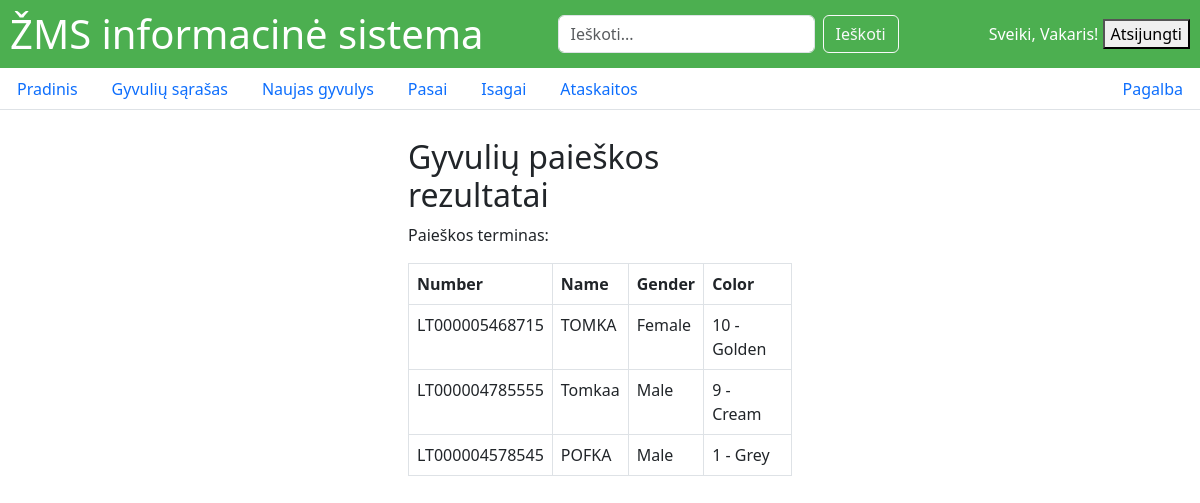
Page /animal_search/ (signed in) on the committed database.
### main/models.py (models this page shows, shortened)
class Animal(models.Model):
    number = models.CharField(max_length=14,null=True, blank=True,unique=True)
    gender = models.CharField(max_length=10,null=True, blank=True, choices=[('male', 'Male'), ('female', 'Female')])
    color = models.CharField(max_length=50,choices=COLOR_CHOICES, blank=True, null=True)
    name = models.CharField(max_length=50, blank=True, null=True)
    weight = models.DecimalField(max_digits=6, decimal_places=2, blank=True, null=True)
    birth_date = models.DateField(blank=True, null=True)
    mother = models.ForeignKey(
        'self',
        on_delete=models.SET_NULL,
        null=True,
        blank=True,
        related_name='offspring'
    )
    has_isagai = models.BooleanField(default=False)
    has_passport = models.BooleanField(default=False)
    owner = models.ForeignKey(
        settings.AUTH_USER_MODEL,
        on_delete=models.CASCADE,
        related_name='animals',
        null=True, blank=True
    )

### main/views.py (the view)
# urls.py: path('animal_search/', views.animal_search, name='animal_search'),
@login_required
def animal_search(request):
    query = request.GET.get('q', '').strip()
    animals = Animal.objects.filter(owner=request.user)
    if query:
        animals = animals.filter(
            Q(number__icontains=query) |
            Q(name__icontains=query)
        )
    return render(request, 'main/animal_search.html', {'animals': animals, 'query': query})

### templates/main/animal_search.html
{% extends 'main/base.html' %}
{% block content %}
<div class="mx-auto p-2" style="width: 400px;">
  <h2>Gyvulių paieškos rezultatai</h2>
  <p>Paieškos terminas: <strong>{{ query }}</strong></p>
  {% if animals %}
    <table class="table table-bordered">
      <thead>
        <tr>
          <th>Number</th>
          <th>Name</th>
          <th>Gender</th>
          <th>Color</th>
        </tr>
      </thead>
      <tbody>
      {% for animal in animals %}
        <tr>
          <td>{{ animal.number }}</td>
          <td>{{ animal.name }}</td>
          <td>{{ animal.get_gender_display }}</td>
          <td>{{ animal.get_color_display }}</td>
        </tr>
      {% endfor %}
      </tbody>
    </table>
  {% else %}
    <p>Nerasta gyvulių pagal paieškos kriterijų.</p>
  {% endif %}
</div>
{% endblock %}

### templates/main/base.html (shortened to what this page needs)
<!DOCTYPE html>
{% load static %}
<html lang="en">
<head>
  <link rel="stylesheet" href="{% static 'css/style.css' %}">
  <link href="https://cdn.jsdelivr.net/npm/bootstrap@5.3.0/dist/css/bootstrap.min.css" rel="stylesheet">
</head>
<body>
  <header class="top-bar">
    <div class="logo">
      <h1 style="margin:0;">ŽMS informacinė sistema</h1>
    </div>
    <form class="d-flex me-3" method="get" action="{% url 'animal_search' %}">
      <input class="form-control me-2" type="search" name="q"
             placeholder="Ieškoti..." aria-label="Search">
      <button class="btn btn-outline-light" type="submit">Ieškoti</button>
    </form>
    <div class="user-info">
      {% if user.is_authenticated %}
        <span>Sveiki, {{ user.username }}!</span>
        <form method="post" action="{% url 'logout' %}" style="display:inline;">
          <button type="submit">Atsijungti</button>
        </form>
      {% else %}
        <a href="{% url 'login' %}">Prisijungti</a> |
        <a href="{% url 'register' %}">Registruotis</a>
      {% endif %}
    </div>
  </header>
  <div class="page-container">
    <ul class="nav nav-tabs">
      <li class="nav-item">
  <a class="nav-link {% if request.resolver_match.url_name == 'index' %}active{% endif %}"
     href="{% url 'index' %}">
    Pradinis
  </a>
</li>
<li class="nav-item">
  <a class="nav-link {% if request.resolver_match.url_name == 'animal_list' %}active{% endif %}"
     href="{% url 'animal_list' %}">
    Gyvulių sąrašas
  </a>
</li>
<li class="nav-item">
  <a class="nav-link {% if request.resolver_match.url_name == 'new_animal' %}active{% endif %}"
     href="{% url 'new_animal' %}">
    Naujas gyvulys
  </a>
</li>
<li class="nav-item">
  <a class="nav-link {% if request.resolver_match.url_name == 'passport' %}active{% endif %}"
     href="{% url 'passport' %}">
    Pasai
  </a>
</li>
<li class="nav-item">
  <a class="nav-link {% if request.resolver_match.url_name == 'isagai' %}active{% endif %}"
     href="{% url 'isagai' %}">
    Isagai
  </a>
</li>
<li class="nav-item">
  <a class="nav-link {% if request.resolver_match.url_name == 'ataskaitos' %}active{% endif %}"
     href="{% url 'ataskaitos' %}">
    Ataskaitos
  </a>
</li>
        <li class="nav-item ms-auto">
  <a class="nav-link {% if request.resolver_match.url_name == 'help' %}active{% endif %}"
     href="{% url 'help' %}">
     Pagalba
  </a>
</li>
    </ul>
    <main class="content-container">
      {% block content %}
      {% endblock %}
    </main>
  </div>
</body>
</html>

### static/css/style.css (style rules this page uses)
.top-bar { display: flex; align-items: center; justify-content: space-between; background-color: #4CAF50; color: white; padding: 10px; box-sizing: border-box; }
.page-container { display: flex; flex-direction: column; }
.content-container { flex: 1; padding: 20px; display: flex; flex-direction: column; justify-content: center; align-items: center; }

### rows in the picture
Animal: number "LT000005468715", name "TOMKA", gender "Female", color "10 - Golden"
Animal: number "LT000004785555", name "Tomkaa", gender "Male", color "9 - Cream"
Animal: number "LT000004578545", name "POFKA", gender "Male", color "1 - Grey"

### other values in the picture
{{ user.username }} "Vakaris"
